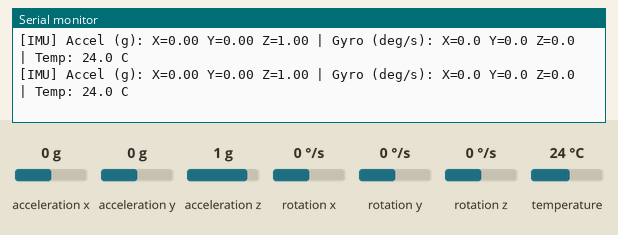
This sketch was run on a simulated Arduino Uno, built with avr-gcc and run on an emulated ATmega328P. On the bench: the last lines printed to the serial monitor. Wiring (inferred from the names in the program): MPU-6050 motion sensor at I2C address 0x68. Inputs (shaded band) come from the test bench; at power-on: acceleration x 0 g, acceleration y 0 g, acceleration z 1 g, rotation x 0 °/s, rotation y 0 °/s, rotation z 0 °/s, temperature 24 °C.

Above: at 2.4 s.
2.5 s: acceleration x set to -1.4 g
At 2.79 s:
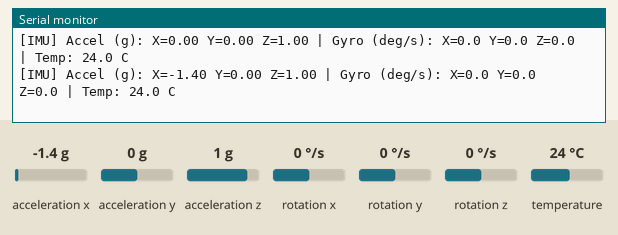
5.5 s: acceleration y set to -1.4 g
At 5.59 s:
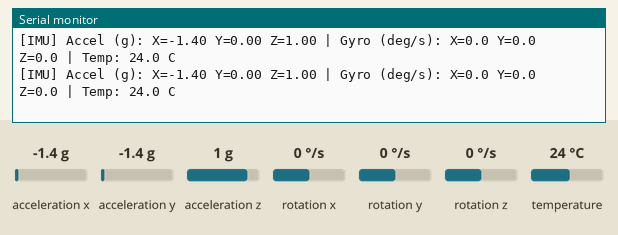
7.0 s: acceleration z set to -1.4 g
At 7.19 s:
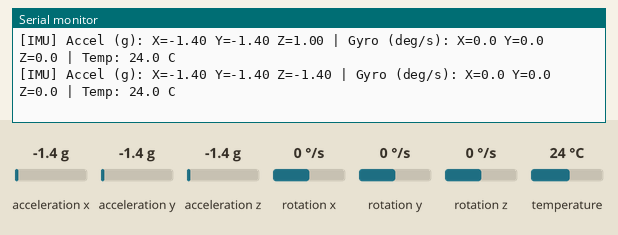
8.5 s: rotation x set to -192 °/s
At 8.59 s:
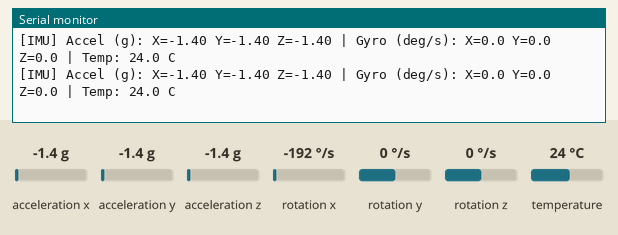
10.0 s: rotation y set to -192 °/s
At 10.19 s:
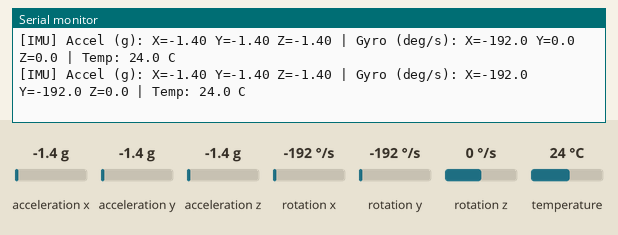

Measured:
- after the input at 2.5 s, the serial monitor: prints a new line after 0.14 s (image 1)
- after the input at 7.0 s, the serial monitor: prints a new line at once (image 3)
- after the input at 10.0 s, the serial monitor: prints a new line at once (image 5)

The sketch:

Day_41_MPU6050_IMU.ino
```cpp
/*
 * 100 Projects with Arduino - Day 41
 * Project: MPU6050 6-Axis IMU (Direct I2C Register Reading)
 *
 * DESCRIPTION:
 * This project interfaces the MFR6050 / MPU6050 6-DOF (Degrees of Freedom) Inertial Measurement
 * Unit (IMU). To achieve professional-grade, register-level mechatronics engineering insights:
 * 1. Bypasses external libraries: Uses raw I2C transactions (`Wire.h`) to read and write directly
 *    to configuration and sensor data registers.
 * 2. Device Power Management: Writes to the PWR_MGMT_1 register (0x6B) to wake up the IMU from
 * sleep.
 * 3. Multi-byte Burst Reads: Executes high-efficiency 6-byte block reads to retrieve X, Y, and Z
 * axes simultaneously for the accelerometer and gyroscope, ensuring data synchronicity.
 * 4. Sensitivity Scaling: Converts raw signed 16-bit two's complement values into standardized
 * units (gravity accelerations 'g' and angular rates '°/s') based on default datasheet scaling
 * factors.
 *
 * MPU6050 HARDWARE & ACCURACY THEORY:
 * - Accelerometers: Use microscopic MEMS (Micro-Electro-Mechanical Systems) silicon structures
 * suspended by springs. Acceleration causes the structures to deflect, changing electrical
 * capacitance which is converted by a 16-bit ADC. Default scale is ±2g (sensitivity 16384 LSB/g).
 * - Gyroscopes: Use vibrating silicon rings. When rotated, the Coriolis effect exerts a force on
 * the ring, generating capacitance shifts. Default scale is ±250 °/s (sensitivity 131 LSB/(°/s)).
 * - Drift and Bias: Gyroscopes suffer from "zero-rate drift" (outputting non-zero values even at
 * standstill). We implement a simple calibration routine on setup to record and subtract this
 * stationary offset bias.
 *
 * WIRING:
 * - MPU6050 Module -> Arduino Uno
 *   - VCC -> 5V (Note: Most MPU6050 breakout boards have an onboard 3.3V regulator; check if yours
 * requires 3.3V)
 *   - GND -> GND
 *   - SDA -> Pin A4 (SDA)
 *   - SCL -> Pin A5 (SCL)
 *   - AD0 -> Not Connected (Selects default I2C address 0x68. Pulling to VCC changes address to
 * 0x69)
 */

#include <Wire.h>

// --- MPU6050 I2C ADDRESS & REGISTER MAP ---
const int MPU_ADDRESS = 0x68;
const int REG_PWR_MGMT_1 = 0x6B;
const int REG_ACCEL_XOUT_H = 0x3B;  // Accelerometer registers start here (0x3B to 0x40)
const int REG_TEMP_OUT_H = 0x41;    // Temperature registers start here (0x41 to 0x42)
const int REG_GYRO_XOUT_H = 0x43;   // Gyroscope registers start here (0x43 to 0x48)

// --- SENSITIVITY SCALE FACTORS (From MPU6050 Datasheet) ---
const float ACCEL_SCALE = 16384.0;  // 16384 LSB per g (for default ±2g range)
const float GYRO_SCALE = 131.0;     // 131 LSB per °/s (for default ±250°/s range)

// --- CALIBRATION BIAS ACCUMULATORS ---
float gyroBiasX = 0.0, gyroBiasY = 0.0, gyroBiasZ = 0.0;

// --- TIMING VARIABLES ---
unsigned long lastSensorReadTime = 0;
const unsigned long sensorReadIntervalMs = 200;  // Read sensors at 5 Hz (every 200ms)

void setup() {
  Serial.begin(9600);
  Wire.begin();  // Initialize I2C Bus as Master

  Serial.println("==================================================");
  Serial.println("Day 41: MPU6050 6-Axis IMU Direct I2C Register Read");
  Serial.println("==================================================");

  // Wake up the MPU6050.
  // By default, the MPU6050 boots up in sleep mode (bit 6 of PWR_MGMT_1 register is set to 1).
  // Writing 0 to register 0x6B clears the sleep bit and activates the internal oscillators.
  Wire.beginTransmission(MPU_ADDRESS);
  Wire.write(REG_PWR_MGMT_1);
  Wire.write(0x00);  // Set power management register to 0
  if (Wire.endTransmission() != 0) {
    Serial.println("[ERROR] Failed to communicate with MPU6050 over I2C! Check wiring.");
    for (;;);
  }

  Serial.println("[IMU] Woken up from sleep mode.");

  // Calibrate Gyroscope offsets (requires the sensor to remain perfectly stationary)
  calibrateGyroscope();
}

void loop() {
  unsigned long currentMillis = millis();

  // Non-blocking loop for sensor acquisition
  if (currentMillis - lastSensorReadTime >= sensorReadIntervalMs) {
    lastSensorReadTime = currentMillis;

    // Data containers for raw readings
    int16_t rawAccelX, rawAccelY, rawAccelZ;
    int16_t rawGyroX, rawGyroY, rawGyroZ;
    int16_t rawTemp;

    // Read registers
    if (readRawAccel(&rawAccelX, &rawAccelY, &rawAccelZ) &&
        readRawGyro(&rawGyroX, &rawGyroY, &rawGyroZ) && readRawTemp(&rawTemp)) {
      // Convert raw 16-bit integers to physical float units
      float ax = (float)rawAccelX / ACCEL_SCALE;
      float ay = (float)rawAccelY / ACCEL_SCALE;
      float az = (float)rawAccelZ / ACCEL_SCALE;

      // Convert raw gyro and subtract stationary calibration biases
      float gx = ((float)rawGyroX / GYRO_SCALE) - gyroBiasX;
      float gy = ((float)rawGyroY / GYRO_SCALE) - gyroBiasY;
      float gz = ((float)rawGyroZ / GYRO_SCALE) - gyroBiasZ;

      // Convert raw temperature to Celsius using MPU6050 datasheet formula:
      // Temp in °C = (raw_value / 340.0) + 36.53
      float tempCelsius = ((float)rawTemp / 340.0) + 36.53;

      // Print telemetry
      Serial.print("[IMU] Accel (g): X=");
      Serial.print(ax, 2);
      Serial.print(" Y=");
      Serial.print(ay, 2);
      Serial.print(" Z=");
      Serial.print(az, 2);

      Serial.print(" | Gyro (deg/s): X=");
      Serial.print(gx, 1);
      Serial.print(" Y=");
      Serial.print(gy, 1);
      Serial.print(" Z=");
      Serial.print(gz, 1);

      Serial.print(" | Temp: ");
      Serial.print(tempCelsius, 1);
      Serial.println(" C");

    } else {
      Serial.println("[WARNING] I2C read error occurred.");
    }
  }
}

// --- DIRECT I2C READING UTILITIES ---

/**
 * Reads 6 bytes starting from register 0x3B (Accel X Out H) to capture all 3 axes.
 */
bool readRawAccel(int16_t *ax, int16_t *ay, int16_t *az) {
  Wire.beginTransmission(MPU_ADDRESS);
  Wire.write(REG_ACCEL_XOUT_H);                        // Point to starting register
  if (Wire.endTransmission(false) != 0) return false;  // End transmission with a restart command

  Wire.requestFrom(MPU_ADDRESS, 6);  // Request 6 bytes (2 bytes per axis)
  if (Wire.available() >= 6) {
    // Join high and low bytes to reconstruct signed 16-bit integer
    *ax = (Wire.read() << 8) | Wire.read();
    *ay = (Wire.read() << 8) | Wire.read();
    *az = (Wire.read() << 8) | Wire.read();
    return true;
  }
  return false;
}

/**
 * Reads 6 bytes starting from register 0x43 (Gyro X Out H) to capture all 3 axes.
 */
bool readRawGyro(int16_t *gx, int16_t *gy, int16_t *gz) {
  Wire.beginTransmission(MPU_ADDRESS);
  Wire.write(REG_GYRO_XOUT_H);
  if (Wire.endTransmission(false) != 0) return false;

  Wire.requestFrom(MPU_ADDRESS, 6);
  if (Wire.available() >= 6) {
    *gx = (Wire.read() << 8) | Wire.read();
    *gy = (Wire.read() << 8) | Wire.read();
    *gz = (Wire.read() << 8) | Wire.read();
    return true;
  }
  return false;
}

/**
 * Reads 2 bytes starting from register 0x41 (Temp Out H).
 */
bool readRawTemp(int16_t *temp) {
  Wire.beginTransmission(MPU_ADDRESS);
  Wire.write(REG_TEMP_OUT_H);
  if (Wire.endTransmission(false) != 0) return false;

  Wire.requestFrom(MPU_ADDRESS, 2);
  if (Wire.available() >= 2) {
    *temp = (Wire.read() << 8) | Wire.read();
    return true;
  }
  return false;
}

// --- CALIBRATION ROUTINE ---

/**
 * Sweeps gyroscope outputs over 50 samples while stationary to calculate bias offsets.
 */
void calibrateGyroscope() {
  Serial.println("[IMU] Calibrating Gyroscope. DO NOT MOVE SENSOR...");

  long sumX = 0, sumY = 0, sumZ = 0;
  int samples = 50;

  for (int i = 0; i < samples; i++) {
    int16_t gx, gy, gz;
    if (readRawGyro(&gx, &gy, &gz)) {
      sumX += gx;
      sumY += gy;
      sumZ += gz;
    }
    delay(20);  // 20ms delay between calibration samples
  }

  // Calculate average bias offsets in degrees per second
  gyroBiasX = (float)(sumX / samples) / GYRO_SCALE;
  gyroBiasY = (float)(sumY / samples) / GYRO_SCALE;
  gyroBiasZ = (float)(sumZ / samples) / GYRO_SCALE;

  Serial.print("[IMU] Calibration complete. Offset Biases -> X: ");
  Serial.print(gyroBiasX, 2);
  Serial.print(" Y: ");
  Serial.print(gyroBiasY, 2);
  Serial.print(" Z: ");
  Serial.println(gyroBiasZ, 2);
}
```
